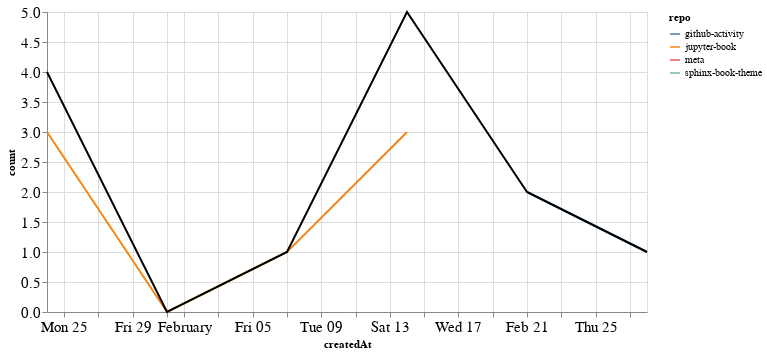

The notebook cell saved with this chart:
### Markdown cell above
### PRs

### Code cell
prs_time = prs.groupby('repo').resample('W', on='createdAt').count()['author'].reset_index()
prs_time = prs_time.rename(columns={'author': 'count'})
prs_time_total = prs_time.groupby('createdAt').agg({"count": "sum"}).reset_index()

ch1 = alt.Chart(prs_time, width=600).mark_line().encode(
    x='createdAt',
    y='count',
    color='repo',
    tooltip="repo"
)

ch2 = alt.Chart(prs_time_total, width=600).mark_line(color="black").encode(
    x='createdAt',
    y='count',
)

ch1 + ch2

### Figure 1 — Vega-Lite specification as saved in the notebook (floating-point values rounded to 4 significant figures)
{"config": {"axisLeft": {"labelFontSize": 15}, "axisBottom": {"labelFontSize": 15}}, "layer": [{"data": {"name": "data-7ff60b8e76f43ac19eeb8ddc9ef9df96"}, "mark": "line", "encoding": {"color": {"type": "nominal", "field": "repo"}, "tooltip": {"type": "nominal", "field": "repo"}, "x": {"type": "temporal", "field": "createdAt"}, "y": {"type": "quantitative", "field": "count"}}, "width": 600}, {"data": {"name": "data-99c9712f60346d53e749dc4b3f51559c"}, "mark": {"type": "line", "color": "black"}, "encoding": {"x": {"type": "temporal", "field": "createdAt"}, "y": {"type": "quantitative", "field": "count"}}, "width": 600}], "$schema": "https://vega.github.io/schema/vega-lite/v4.8.1.json", "datasets": {"data-7ff60b8e76f43ac19eeb8ddc9ef9df96": [{"repo": "github-activity", "createdAt": "2021-02-21T00:00:00", "count": 2}, {"repo": "github-activity", "createdAt": "2021-02-28T00:00:00", "count": 1}, {"repo": "jupyter-book", "createdAt": "2021-01-24T00:00:00", "count": 3}, {"repo": "jupyter-book", "createdAt": "2021-01-31T00:00:00", "count": 0}, {"repo": "jupyter-book", "createdAt": "2021-02-07T00:00:00", "count": 1}, {"repo": "jupyter-book", "createdAt": "2021-02-14T00:00:00", "count": 3}, {"repo": "meta", "createdAt": "2021-01-24T00:00:00", "count": 1}, {"repo": "sphinx-book-theme", "createdAt": "2021-02-14T00:00:00", "count": 2}], "data-99c9712f60346d53e749dc4b3f51559c": [{"createdAt": "2021-01-24T00:00:00", "count": 4}, {"createdAt": "2021-01-31T00:00:00", "count": 0}, {"createdAt": "2021-02-07T00:00:00", "count": 1}, {"createdAt": "2021-02-14T00:00:00", "count": 5}, {"createdAt": "2021-02-21T00:00:00", "count": 2}, {"createdAt": "2021-02-28T00:00:00", "count": 1}]}}
